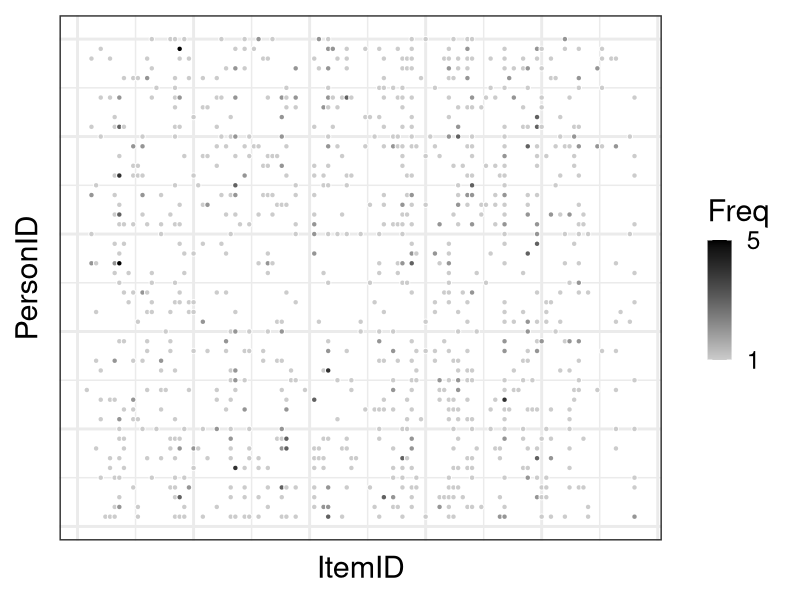

The R source for this figure:
library(ggplot2)

N <- 50
I <- 120
d_ori <- read.csv(file='input/data-lda.txt')
d <- subset(data.frame(table(d_ori)), Freq >= 1)
d$PersonID <- as.integer(as.character(d$PersonID))
d$ItemID <- as.integer(as.character(d$ItemID))

p <- ggplot(data=d, aes(x=ItemID, y=PersonID, fill=Freq)) +
  theme_bw(base_size=22) + theme(axis.text=element_blank(), axis.ticks=element_blank()) +
  geom_point(shape=21, color='white', size=1.5) +
  scale_fill_gradient(breaks=c(1,5,10), low='grey80', high='black')
ggsave(file='output/fig11-5.png', plot=p, dpi=300, w=8, h=6)
